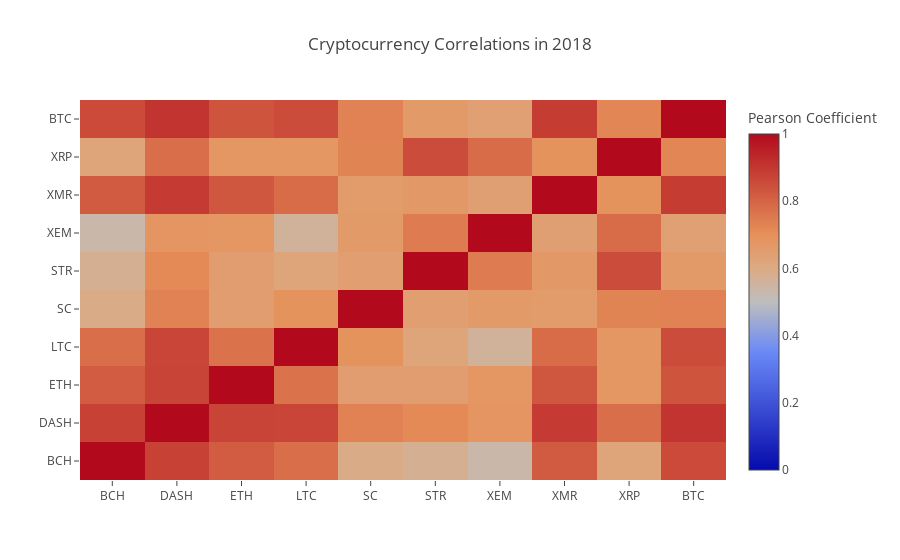

Notebook cell for this chart:
### Code cell
combined_df_2018_btc = combined_with_btc[combined_with_btc.index.year == 2018]
correlation_heatmap(combined_df_2018_btc.pct_change(), "Cryptocurrency Correlations in 2018")
combined_df_2018_btc.pct_change().corr(method='pearson')

### Figure 1 — Plotly figure (JSON) as saved in the notebook; plotly's stock layout.template omitted (floating-point values rounded to 4 significant figures)
{"data": [{"colorbar": {"title": "Pearson Coefficient"}, "type": "heatmap", "x": ["BCH", "DASH", "ETH", "LTC", "SC", "STR", "XEM", "XMR", "XRP", "BTC"], "y": ["BCH", "DASH", "ETH", "LTC", "SC", "STR", "XEM", "XMR", "XRP", "BTC"], "z": [[1, 0.8771, 0.8184, 0.7777, 0.5948, 0.5754, 0.5357, 0.8202, 0.6249, 0.8579], [0.8771, 1, 0.8719, 0.8695, 0.7344, 0.7146, 0.6836, 0.8931, 0.7784, 0.9068], [0.8184, 0.8719, 1, 0.7698, 0.6507, 0.6501, 0.6793, 0.831, 0.6785, 0.8364], [0.7777, 0.8695, 0.7698, 1, 0.6925, 0.6206, 0.5597, 0.7816, 0.679, 0.8531], [0.5948, 0.7344, 0.6507, 0.6925, 1, 0.6478, 0.6643, 0.6569, 0.7299, 0.7326], [0.5754, 0.7146, 0.6501, 0.6206, 0.6478, 1, 0.7484, 0.6702, 0.854, 0.6654], [0.5357, 0.6836, 0.6793, 0.5597, 0.6643, 0.7484, 1, 0.6434, 0.7812, 0.6391], [0.8202, 0.8931, 0.831, 0.7816, 0.6569, 0.6702, 0.6434, 1, 0.6938, 0.8891], [0.6249, 0.7784, 0.6785, 0.679, 0.7299, 0.854, 0.7812, 0.6938, 1, 0.7247], [0.8579, 0.9068, 0.8364, 0.8531, 0.7326, 0.6654, 0.6391, 0.8891, 0.7247, 1]], "zmax": 1, "zmin": 0}], "layout": {"title": "Cryptocurrency Correlations in 2018"}}
